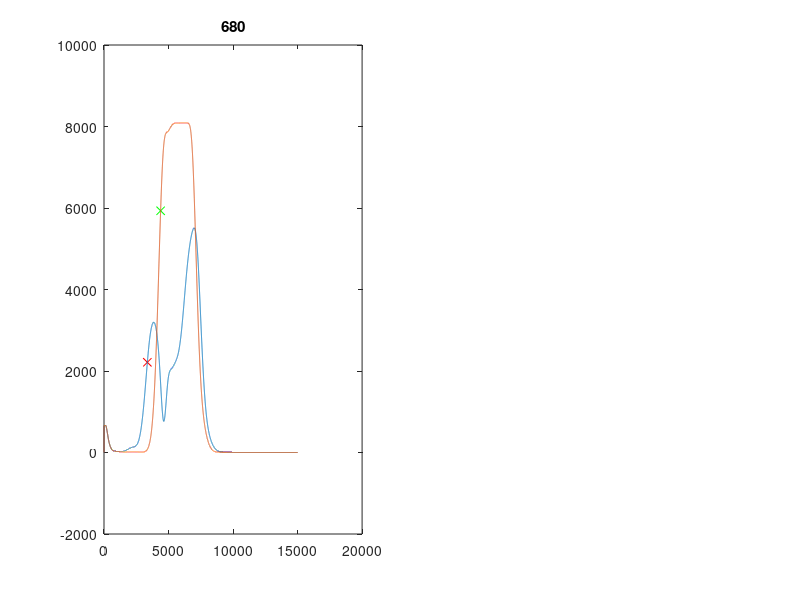

This chart was generated by the following MATLAB code: (Note: this script raises an error after producing the figure.)
s = load('er_plots.mat'); er_plots = s.er_plots;

for i = 1:length(er_plots)
    h1 = subplot(1,2,1);
    etalon = load('detector_filtered_field.mat');
    etalon = etalon.detector_filtered_field;
    y2 = er_plots(i).CF; plot(h1,y2,er_plots(i).detect(y2), 'xr');  hold on;
    z2 = er_plots(i).CF_et; plot(h1,z2,etalon(z2), 'xg'); hold on;
    plot(h1,er_plots(i).detect); title(num2str(er_plots(i).number)); hold on;
    plot(h1,etalon); hold on;
    plot(h1, er_plots(i).y_thresh); hold off;
    h2 = subplot(1,2,2);
    ERR = er_plots(i).error;
    str = {['Error: ', num2str(ERR)]; ['Ythresh: ', num2str(er_plots(i).k_amp)]; ...
        ['Fluc ne_0: ', num2str(er_plots(i).parameters.p_FlucNe0)]; ...
        ['Fluc I_{cen}: ', num2str(er_plots(i).parameters.p_FlucIcen)]; ...
        ['Fluc J_{cen}: ', num2str(er_plots(i).parameters.p_FlucJcen)]};
    h2 = text(0.5,0.5,str);  
    set(h2, 'Color', 'black', 'HorizontalAlignment', 'center', 'FontSize', 18);
    set(gca,'Visible', 'off');
    pause;
    set(h2, 'Visible', 'off');
end;
